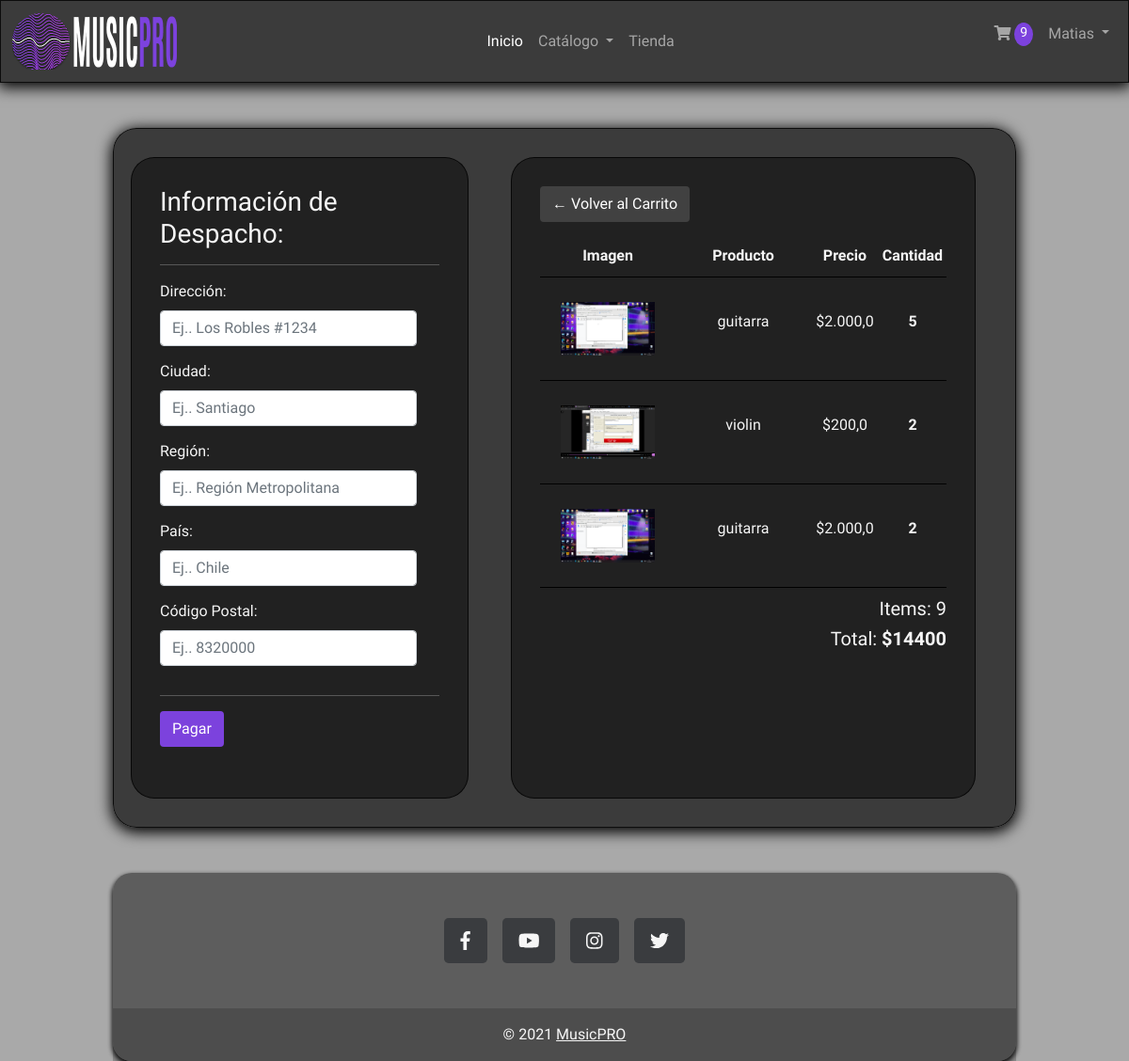
The page /checkout/ (signed in) on the database as committed earlier.
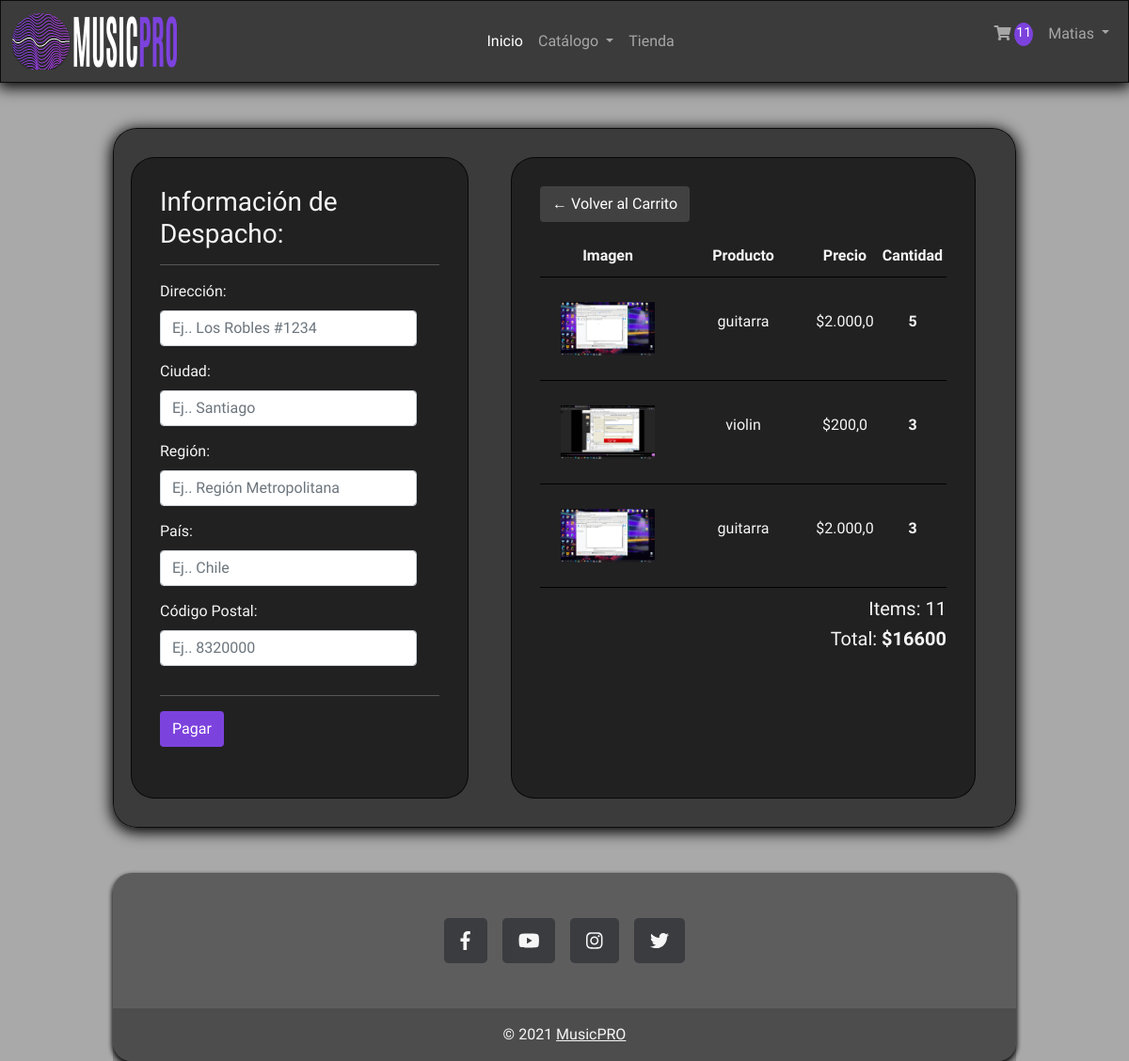
The same page on the database as committed later.
### app/models.py (models this page shows, shortened)
class OrderItem(models.Model):
	product = models.ForeignKey(Product, on_delete=models.SET_NULL, null=True)
	order = models.ForeignKey(Order, on_delete=models.SET_NULL, null=True)
	quantity = models.IntegerField(default=0, null=True, blank=True)
	date_added = models.DateTimeField(auto_now_add=True)
	@property
	def get_total(self):
		total = self.product.price * self.quantity
		return total

class Order(models.Model):
	customer = models.ForeignKey(Customer, on_delete=models.SET_NULL, null=True, blank=True)
	date_ordered = models.DateTimeField(auto_now_add=True)
	complete = models.BooleanField(default=False)
	transaction_id = models.CharField(max_length=100, null=True)
	@property
	def get_cart_total(self):
		orderitems = self.orderitem_set.all()
		total = sum([item.get_total for item in orderitems])
		return total
	@property
	def get_cart_items(self):
		orderitems = self.orderitem_set.all()
		total = sum([item.quantity for item in orderitems])
		return total

class Product(models.Model):
	name = models.CharField(max_length=200)
	marca = models.CharField(max_length=50,blank=True)
	price = models.FloatField()
	image = models.ImageField(null=True, blank=True)
	@property
	def imageURL(self):
		try:
			url = self.image.url
		except:
			url = ''
		return url

### app/views.py (the view)
# urls.py: path('checkout/', checkout, name="checkout"),
def checkout(request):
	if request.user.is_authenticated:
		customer = request.user.customer
		order, created = Order.objects.get_or_create(customer=customer, complete=False)
		items = order.orderitem_set.all()
		cartItems = order.get_cart_items
	else:
		items = []
		order = {'get_cart_total':0, 'get_cart_items':0}
		cartItems = order['get_cart_items']
	context = {'items':items, 'order':order, 'cartItems':cartItems}
	return render(request, 'app/checkout.html', context)

### app/templates/app/checkout.html (shortened to what this page needs)
{% extends 'app/base.html' %}
{% load static %}
{% load humanize %}
{% block contenido %}
<div class="row d-flex">
	<div class="col-5 shipping-info ">
		<div class="box-element" id="form-wrapper">
			<form id="form">
				<h3>Información de Despacho:</h3>
				<hr>
				<div class="row form-group">
					<div class="col-xs-5">
						<p class="form-label">Dirección: </p>
						<input class="form-control" style="margin-bottom: 15px;" type="text" name="address" placeholder="Ej.. Los Robles #1234">
					</div>
					<br>
					<div class="col-xs-5">
						<p class="form-label">Ciudad: </p>
						<input class="form-control" style="margin-bottom: 15px;" type="text" name="city" placeholder="Ej.. Santiago">
					</div>
					<br>
					<div class="col-xs-5">
						<p class="form-label">Región: </p>
						<input class="form-control" style="margin-bottom: 15px;" type="text" name="state" placeholder="Ej.. Región Metropolitana">
					</div>
					<br>
					<div class="col-xs-5">
						<p class="form-label">País: </p>
						<input class="form-control" style="margin-bottom: 15px;" type="text" name="country" placeholder="Ej.. Chile">
					</div>
					<br>
					<div class="col-xs-5">
						<p class="form-label">Código Postal: </p>
						<input class="form-control" style="margin-bottom: 15px;" type="text" name="zipcode" placeholder="Ej.. 8320000">
					</div>
				  </div>
				<hr>
				<input id="form-button" class="btn btn-outline-primary btn-block" type="submit" value="Pagar">
			</form>
		</div>
		<br>
	</div>
	<div class="col-7 shipping-enfo ">
		<div class="box-element">
			<a class="btn btn-outline-secondary" href="{% url 'cart' %}">&#x2190; Volver al Carrito</a>
			<br><br>
			<div class="cart-row d-flex justify-content-start text-center">
				<div style="flex:2 "><strong>Imagen</strong></div>
				<div style="flex:2"><strong>Producto</strong></div>
				<div style="flex:1"><strong>Precio</strong></div>
				<div style="flex:1"><strong>Cantidad</strong></div>
			</div>
			{% for item in items %}
			<div class="cart-row d-flex justify-content-start align-items-center text-center" style="height: 100px;">
				<div style="flex:2"><img class="row-image" src="{{item.product.imageURL}}"></div>
				<div style="flex:2">
					<p>{{item.product.name}}</p>
				</div>
				<div style="flex:1">
					<p>${{item.product.price|intcomma}}</p>
				</div>
				<div style="flex:1">
					<p><strong>{{item.quantity}}</strong></p>
				</div>
			</div>
			{% endfor %}
			<div class="d-flex justify-content-end">
				<h5>Items: {{order.get_cart_items}}</h5>
			</div>
			<div class="d-flex justify-content-end">
				<h5>Total: <strong>${{order.get_cart_total|floatformat:0}}</strong></h5>
			</div>
		</div>
	</div>
</div>
{% endblock %}

### app/templates/app/base.html (shortened to what this page needs)
<!DOCTYPE html>
<html lang="en">
<head>
  {% load static %}
  <link rel="stylesheet" href="{% static 'css/home.css' %}">
  <link href="https://cdn.jsdelivr.net/npm/bootstrap@5.0.2/dist/css/bootstrap.min.css" rel="stylesheet"
>
  <link rel="stylesheet" href="https://use.fontawesome.com/releases/v5.0.8/css/solid.css">
</head>
<body id="intro" class="bg-image shadow-2-strong">
  <nav class="navbar navbar-expand-lg navbar-dark">
    <div class="container-fluid">
      <a class="navbar-brand" href="#"><img src="{% static 'img/LOGITO2.png' %}" height="60" alt="logo"></a>
      <div class="collapse navbar-collapse" id="navbarSupportedContent">
        <ul class="navbar-nav mx-auto mb-2 mb-lg-0">
          <li class="nav-item">
            <a class="nav-link active" aria-current="page" href="{% url 'home' %}">Inicio</a>
          </li>
          <li class="nav-item dropdown">
            <a class="nav-link dropdown-toggle" href="#" id="navbarDropdown" role="button" data-bs-toggle="dropdown" aria-expanded="false">
              Catálogo
            </a>
          </li>
          <li class="nav-item">
            <a class="nav-link" href="{% url 'store' %}">Tienda</a>
          </li>
        </ul>
        <ul class="navbar-nav mr-auto mb-2 mb-lg-0">
          <li class="nav-item d-flex">
            <a class="nav-link" href="{% url 'cart' %}">
                <i id="cart-icon"class="fas fa-shopping-cart"></i>
                <p id="cart-total" class="float-end">{{cartItems}}</p>
            </a>
          </li>
          {% if user.is_authenticated %}
                        <li class="nav-item dropdown">
                            <a class="nav-link dropdown-toggle" href="#" id="navbarDropdown" role="button" data-bs-toggle="dropdown" aria-expanded="false">
                            {{ user.username |title }}
                            </a>
                        </li>
                        {% endif %}
        </ul>
      </div>
    </div>
  </nav>
  <div class="contenedorprincipal d-flex">
  {% block contenido %}
  {% endblock %}
  </div>
  <footer class="text-center text-lg-start">
    <div class="container d-flex justify-content-center py-5">
      <button type="button" class="btn btn-primary btn-lg btn-floating mx-2">
        <i class="fab fa-facebook-f"></i>
      </button>
      <button type="button" class="btn btn-primary btn-lg btn-floating mx-2">
        <i class="fab fa-youtube"></i>
      </button>
      <button type="button" class="btn btn-primary btn-lg btn-floating mx-2">
        <i class="fab fa-instagram"></i>
      </button>
      <button type="button" class="btn btn-primary btn-lg btn-floating mx-2">
        <i class="fab fa-twitter"></i>
      </button>
    </div>
    <div class="text-center text-white p-3" style="background-color: rgba(0, 0, 0, 0.2);">
      © 2021
      <a class="text-white" href="{% url 'home' %}">MusicPRO</a>
    </div>
</footer>
</body>
</html>

Rows that differ between the two databases and show on the page:
changed OrderItem "violin": quantity "2" → "3"
changed OrderItem (number 3 of 3 on the later page): quantity "2" → "3"
changed through a linked row, Order: get_cart_items "9" → "11"; get_cart_total "14400" → "16600"
Other text that changed with them:
{{ cartItems }}: "9" → "11"
